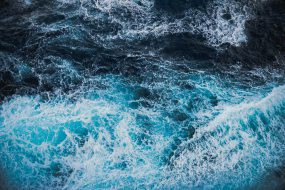
#> input picture Assests/water.jpeg, 285 x 190 px
$ python translating.py
#> lines starting #> are read from the running program, lines starting #| are printed output that depends on the picture
import cv2
import numpy as np

FILE_NAME = 'Assests/water.jpeg'
M = np.float32([[1,0,100], [0, 1, 50]])

try:
    image = cv2.imread(FILE_NAME)
#> image is the input picture: shape (190, 285, 3); mean B, G, R 134.3, 113.8, 72.6
    (rows, cols) = image.shape[:2]
#> rows = 190; cols = 285
    res = cv2.warpAffine(image, M, (cols,rows))
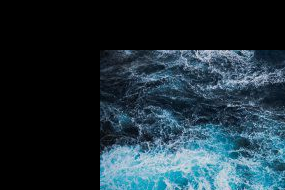
#> res: shape (190, 285, 3); mean B, G, R 58.3, 48.8, 31
    cv2.imwrite('Assests/result_translated_photo.jpg', res)

except IOError:
    print("Error while reading files!")

$ run again, with Assests/clouds.jpeg copied over Assests/water.jpeg
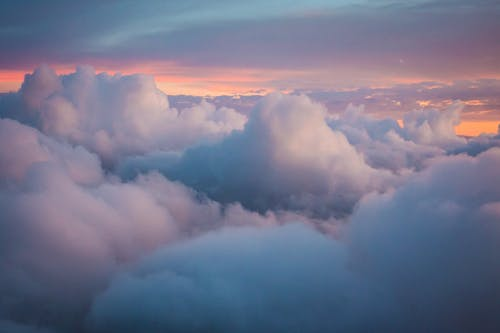
#> input picture Assests/clouds.jpeg, 500 x 333 px
#> image is the input picture: shape (333, 500, 3); mean B, G, R 141.1, 118, 115.8
#> `res = cv2.warpAffine(image, M, (cols,rows))`:
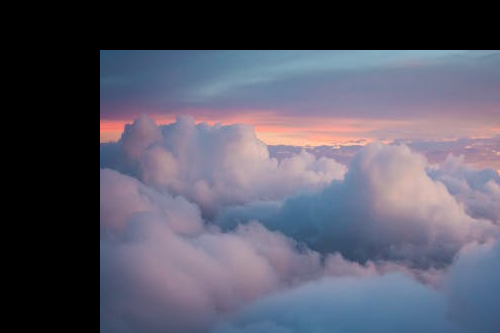
#> res: shape (333, 500, 3); mean B, G, R 102.8, 87.4, 87.7

$ run again, with Assests/horse.jpeg copied over Assests/water.jpeg
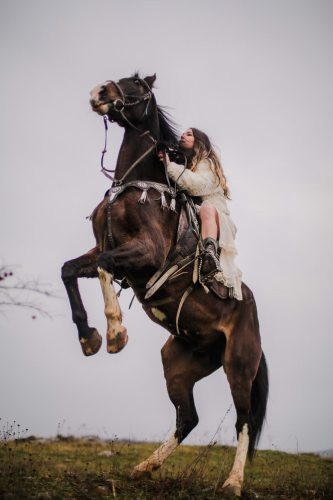
#> input picture Assests/horse.jpeg, 333 x 500 px
#> image is the input picture: shape (500, 333, 3); mean B, G, R 146, 146.7, 154.6
#> `res = cv2.warpAffine(image, M, (cols,rows))`:
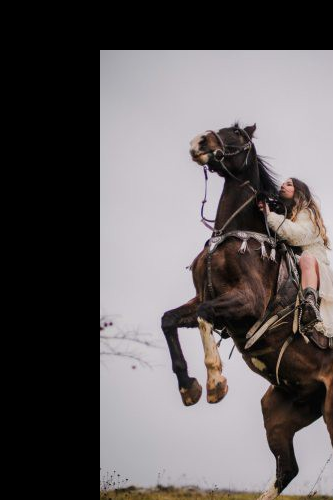
#> res: shape (500, 333, 3); mean B, G, R 93, 92.2, 97.3

$ run again, with Assests/road.jpg copied over Assests/water.jpeg
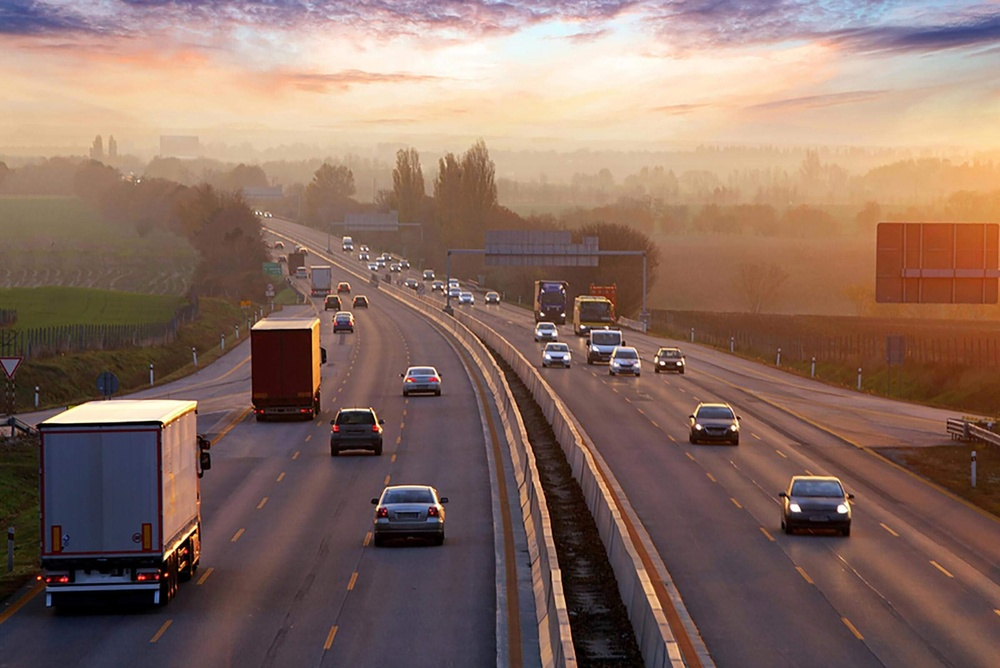
#> input picture Assests/road.jpg, 1000 x 668 px, shrunk from 2400 x 1603 before the run
#> image is the input picture: shape (668, 1000, 3); mean B, G, R 98.4, 109.4, 136.3
#> `res = cv2.warpAffine(image, M, (cols,rows))`:
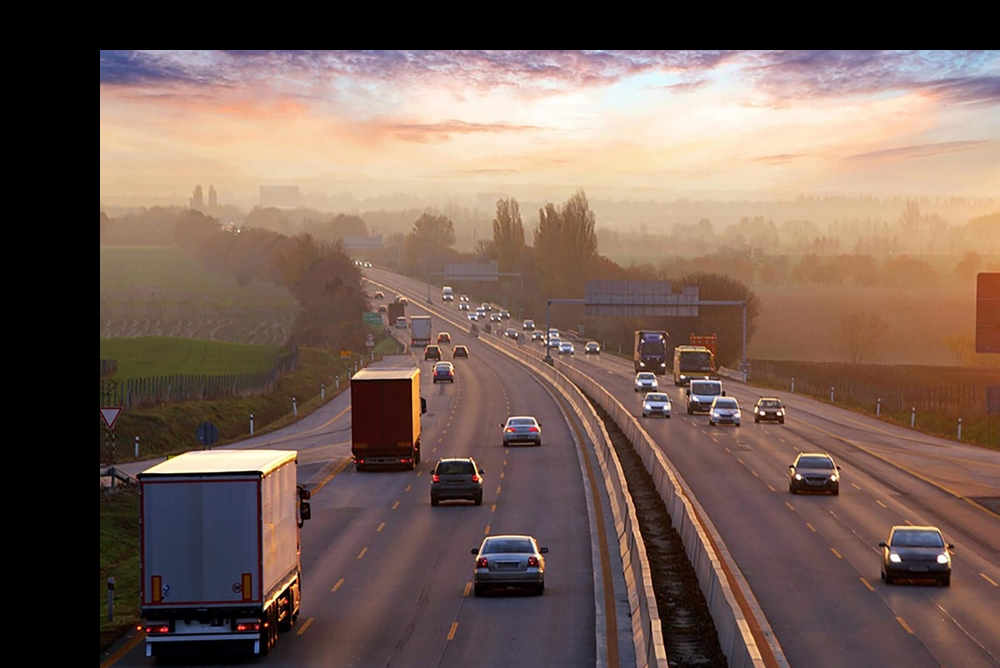
#> res: shape (668, 1000, 3); mean B, G, R 85.6, 94.9, 116.7
